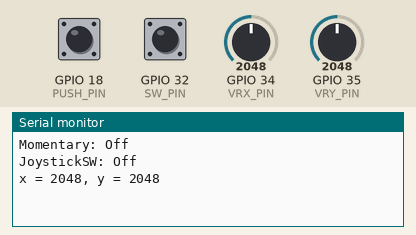
Recording of a sketch running on a simulated ESP32. Shown: the last lines printed to the serial monitor. The test bench sets the inputs (shaded band); at power-on: GPIO 18 (PUSH_PIN) HIGH, GPIO 32 (SW_PIN) HIGH, GPIO 34 (VRX_PIN) = 2048, GPIO 35 (VRY_PIN) = 2048.

Above: at 1.2 s.
1.3 s: GPIO 18 (PUSH_PIN) pulled LOW for 0.15 s
At 2.2 s:
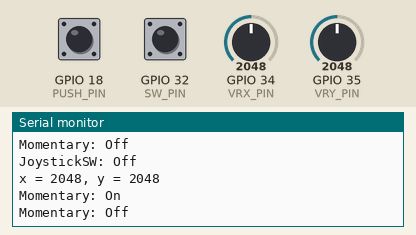
2.9 s: GPIO 32 (SW_PIN) pulled LOW for 0.15 s
At 3.5 s:
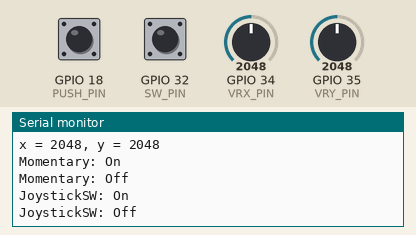
4.5 s: GPIO 34 (VRX_PIN) set to 2866
At 5.7 s:
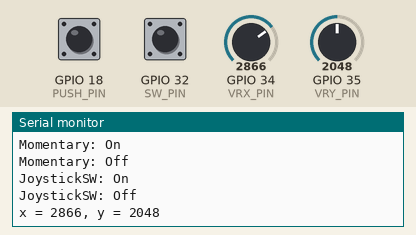
6.0 s: GPIO 35 (VRY_PIN) set to 2866
At 7.2 s:
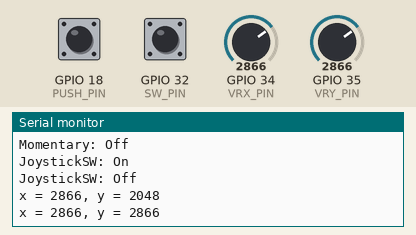
7.5 s: GPIO 34 (VRX_PIN) set to 3603
At 8.5 s:
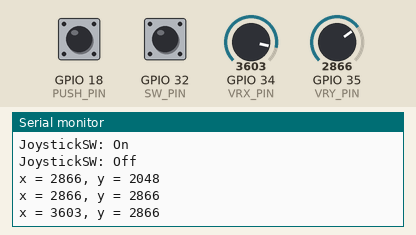
9.0 s: GPIO 35 (VRY_PIN) set to 3603
At 9.8 s:
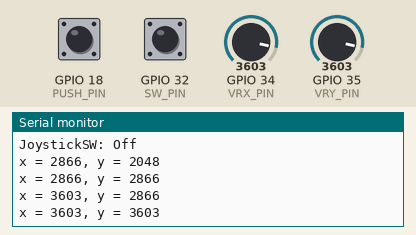
Timing chart, 0 to 11.5 s (numbered marks = the images above; inputs shaded):
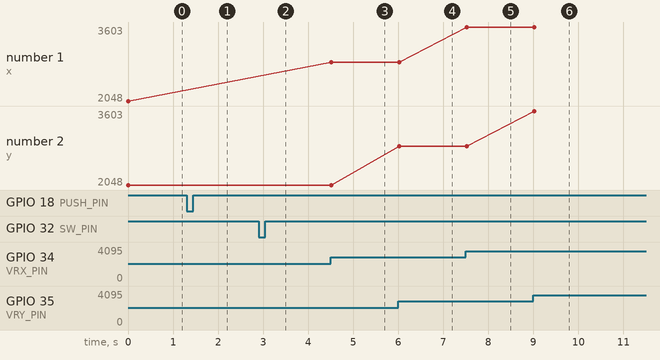

The sketch:

espjoystick.ino
```cpp
/*
   This ESP32 code is created by esp32io.com

   This ESP32 code is released in the public domain

   For more detail (instruction and wiring diagram), visit https://esp32io.com/tutorials/esp32-joystick
*/

#define VRX_PIN 34   // ESP32 pin GPIO39 (ADC3) connected to VRX pin
#define VRY_PIN 35   // ESP32 pin GPIO36 (ADC0) connected to VRY pin
#define SW_PIN 32    // Joystick Switch
#define PUSH_PIN 18  // Momentary Button


int valueX = 0;  // to store the X-axis value
int valueY = 0;  // to store the Y-axis value
const int buttonPin = PUSH_PIN;
const int joystickSW = SW_PIN;
int buttonState = 0;  //status of momentary button
int switchState = 0;  // status of joystick switch

int prevbState = 0;
int prevswState = 0;
int prevx = 0;
int prevy = 0;


void setup() {
  Serial.begin(115200);
  // Set the ADC attenuation to 11 dB (up to ~3.3V input)
  analogSetAttenuation(ADC_11db);
  pinMode(buttonPin, INPUT_PULLUP);
  pinMode(joystickSW, INPUT_PULLUP);
}


void loop() {
  // read X and Y analog values
  valueX = analogRead(VRX_PIN);
  valueY = analogRead(VRY_PIN);

  // read the state of the pushbutton value:
  buttonState = digitalRead(buttonPin);
  switchState = digitalRead(joystickSW);

  if (prevbState != buttonState) {
    // check if the pushbutton is pressed. If it is, the buttonState is HIGH:
    if (buttonState == HIGH) {
      // turn LED on:
      Serial.println("Momentary: Off");
    } else {
      Serial.println("Momentary: On");
    }
  }

  if (prevswState != switchState) {
    // check if the pushbutton is pressed. If it is, the buttonState is HIGH:
    if (switchState == HIGH) {
      // turn LED on:
      Serial.println("JoystickSW: Off");
    } else {
      Serial.println("JoystickSW: On");
    }
  }

  // print data to Serial Monitor on Arduino IDE
  if (abs(prevx - valueX) > 300 || abs(prevy - valueY) > 300) {
    Serial.print("x = ");
    Serial.print(valueX);
    Serial.print(", y = ");
    Serial.println(valueY);
  }

  prevx = valueX;
  prevy = valueY;
  prevbState = buttonState;
  prevswState = switchState;
  delay(100);
}
```

Measured:
- after the input at 1.3 s, the serial monitor: prints a new line at once (image 1)
- after the input at 2.9 s, the serial monitor: prints a new line at once (image 2)
- after the input at 4.5 s, the serial monitor: prints a new line at once (image 3)
- after the input at 6.0 s, the serial monitor: prints a new line at once (image 4)
- after the input at 7.5 s, the serial monitor: prints a new line at once (image 5)
- after the input at 9.0 s, the serial monitor: prints a new line at once (image 6)
- plotted number 1: 2048 → 2866 after the input at 4.5 s, 2866 → 3603 after the input at 7.5 s
